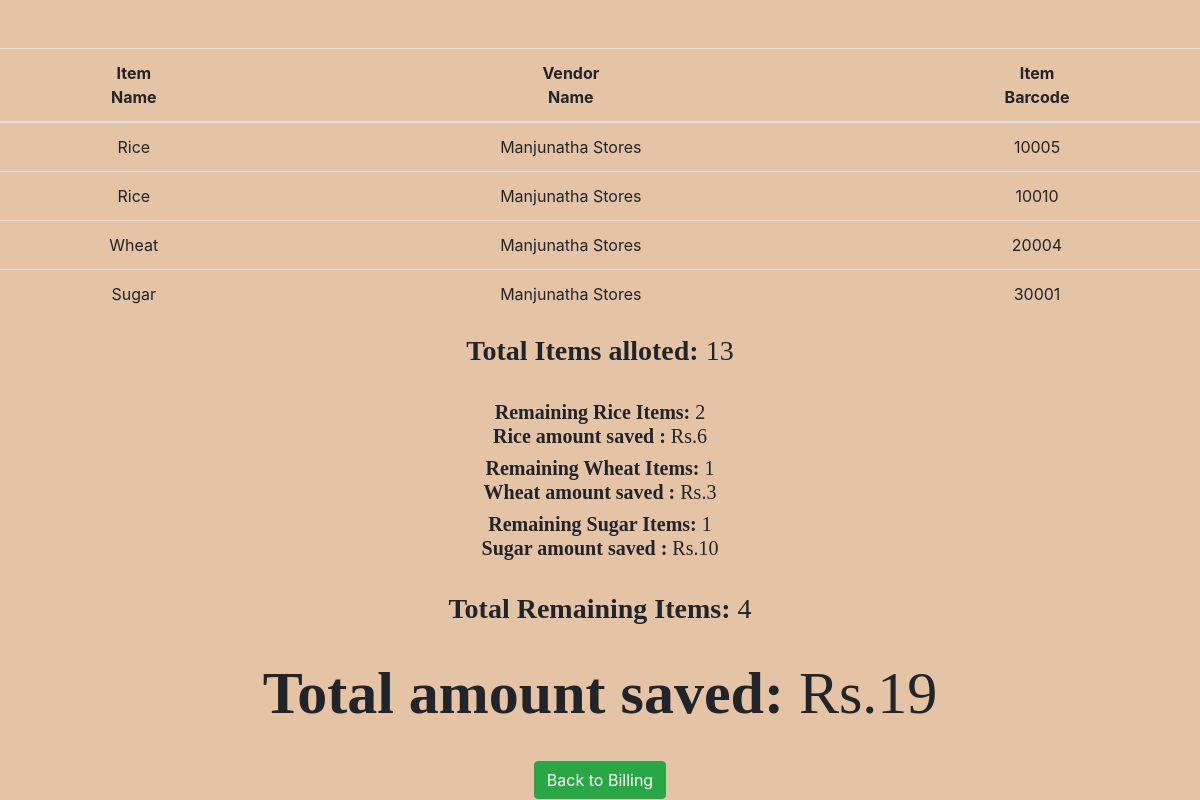
Screenshot of /checkreturn/1/ with the database file from the repository.
### mainapp/models.py (models this page shows, shortened)
class item(models.Model):
	i_name = models.CharField(max_length=20,choices=item_choices)
	i_quantity = models.IntegerField(choices=quan_choices)
	i_barcode = models.CharField(max_length=20,default=0)
	i_vendor=models.ForeignKey(Vendor, related_name='i_ven_id', on_delete=models.CASCADE,)
	i_pack=models.ForeignKey(Packaging, related_name='i_pack_id', on_delete=models.CASCADE,)
	i_fam=models.ForeignKey(Family, related_name='i_fam_id', on_delete=models.CASCADE,blank=True, null=True)

class Vendor(models.Model):
    name = models.CharField(max_length=100)
    email = models.EmailField(max_length=100)
    password = models.CharField(max_length=100)
    v_id = models.CharField(max_length=10)
    v_address = models.CharField(max_length=200,null=False)
    v_description = models.CharField(max_length=300)
    v_phoneNum = models.CharField(max_length=10)
    def __str__(self):
        return self.name

### mainapp/views.py (the view)
# urls.py: url(r'^checkreturn/(?P<pk>\d+)/$',views.check_return,name='check_return'),
def check_return(request,pk):
	rice_list = item.objects.filter(i_fam=None,i_name='Rice',i_vendor=pk)
	wheat_list = item.objects.filter(i_fam=None,i_name='Wheat',i_vendor=pk)
	sugar_list = item.objects.filter(i_fam=None,i_name='Sugar',i_vendor=pk)
	a = item.objects.filter(i_vendor=pk).count()
	b = item.objects.filter(i_vendor=pk,i_fam=None).count()
	r  = item.objects.filter(i_vendor=pk,i_name='Rice',i_fam=None).count()
	w  = item.objects.filter(i_vendor=pk,i_name='Wheat',i_fam=None).count()
	s  = item.objects.filter(i_vendor=pk,i_name='Sugar',i_fam=None).count()
	rp = r *3
	wp = w * 3
	sp = s * 10
	t = rp + wp  + sp
	return render(request,'check_return.html',{'a':a,'b':b,'r':r,'w':w,'s':s,'rp':rp,'wp':wp,'sp':sp,'t':t,'rice_list':rice_list,'wheat_list':wheat_list,'sugar_list':sugar_list,'pk':pk})

### templates/check_return.html (shortened to what this page needs)
{% load static %}
<!DOCTYPE html>
<html>
<head>
	<link rel="stylesheet" href="{%static 'css/bootstrap.min.css' %}">
</head>
<body>
{% block content %}<br><br>
		<table class="table">
		<thead class="thead-inverse">
			<tr >
				<th><center>Item<br> Name</th>
				<th><center>Vendor <br>Name</th>
				<th><center>Item <br>Barcode</th>
			</tr>
		</thead>
		<tbody>
		{% for i in rice_list %}
			<tr>
				<td class="align-middle"><center>{{ i.i_name }}</td>
				<td class="align-middle"><center>{{ i.i_vendor }}</td>
				<td class="align-middle"><center>{{ i.i_barcode }}</td>
			</tr>
		{% endfor %}
		{% for i in wheat_list %}
			<tr>
				<td class="align-middle"><center>{{ i.i_name }}</td>
				<td class="align-middle"><center>{{ i.i_vendor }}</td>
				<td class="align-middle"><center>{{ i.i_barcode }}</td>
			</tr>
		{% endfor %}
		{% for i in sugar_list %}
			<tr>
				<td class="align-middle"><center>{{ i.i_name }}</td>
				<td class="align-middle"><center>{{ i.i_vendor }}</td>
				<td class="align-middle"><center>{{ i.i_barcode }}</td>
			</tr>
		{% endfor %}
		</tbody>
		</table>
		<h3><center><strong>Total Items alloted: </strong>{{ a }}</center></h3><br>
		<h5><center><strong>Remaining Rice Items: </strong>{{ r }}<strong>   <br>  Rice amount saved : </strong>Rs.{{ rp }}</center></h5>
		<h5><center><strong>Remaining Wheat Items: </strong>{{ w }}<strong>   <br> Wheat amount saved : </strong>Rs.{{ wp }}</center></h5>
		<h5><center><strong>Remaining Sugar Items: </strong>{{ s }}<strong>  <br>  Sugar amount saved : </strong>Rs.{{ sp }}</center></h5><br>
		<h3><center><strong>Total Remaining Items: </strong>{{ b }}</center></h3>
		<br>
		<h3 id="sav"><center><strong>Total amount saved: </strong>Rs.{{ t }}</center></h3><br>
<center><a href="{%url 'ven_Home' pk %}"><button type="submit" class="btn btn-success">Back to Billing</button>
{% endblock %}
</body>
</html>

### templates/check_return.html (style rules this page uses)
body { background-color:#e5c3a5; }
h3 { font-family: "cursive", cursive, cursive; }
h5 { font-family: "Luminari", Luminari ,fantasy; }
#sav { font-size: 60px;border-style: }

### rows the page displays
item: i_name "Rice", i_vendor "Manjunatha Stores", i_barcode "10005"
item: i_name "Rice", i_vendor "Manjunatha Stores", i_barcode "10010"
item: i_name "Wheat", i_vendor "Manjunatha Stores", i_barcode "20004"
item: i_name "Sugar", i_vendor "Manjunatha Stores", i_barcode "30001"

### other values shown
{{ a }} "13"
{{ r }} "2"
{{ rp }} "6"
{{ w }} "1"
{{ wp }} "3"
{{ s }} "1"
{{ sp }} "10"
{{ b }} "4"
{{ t }} "19"
